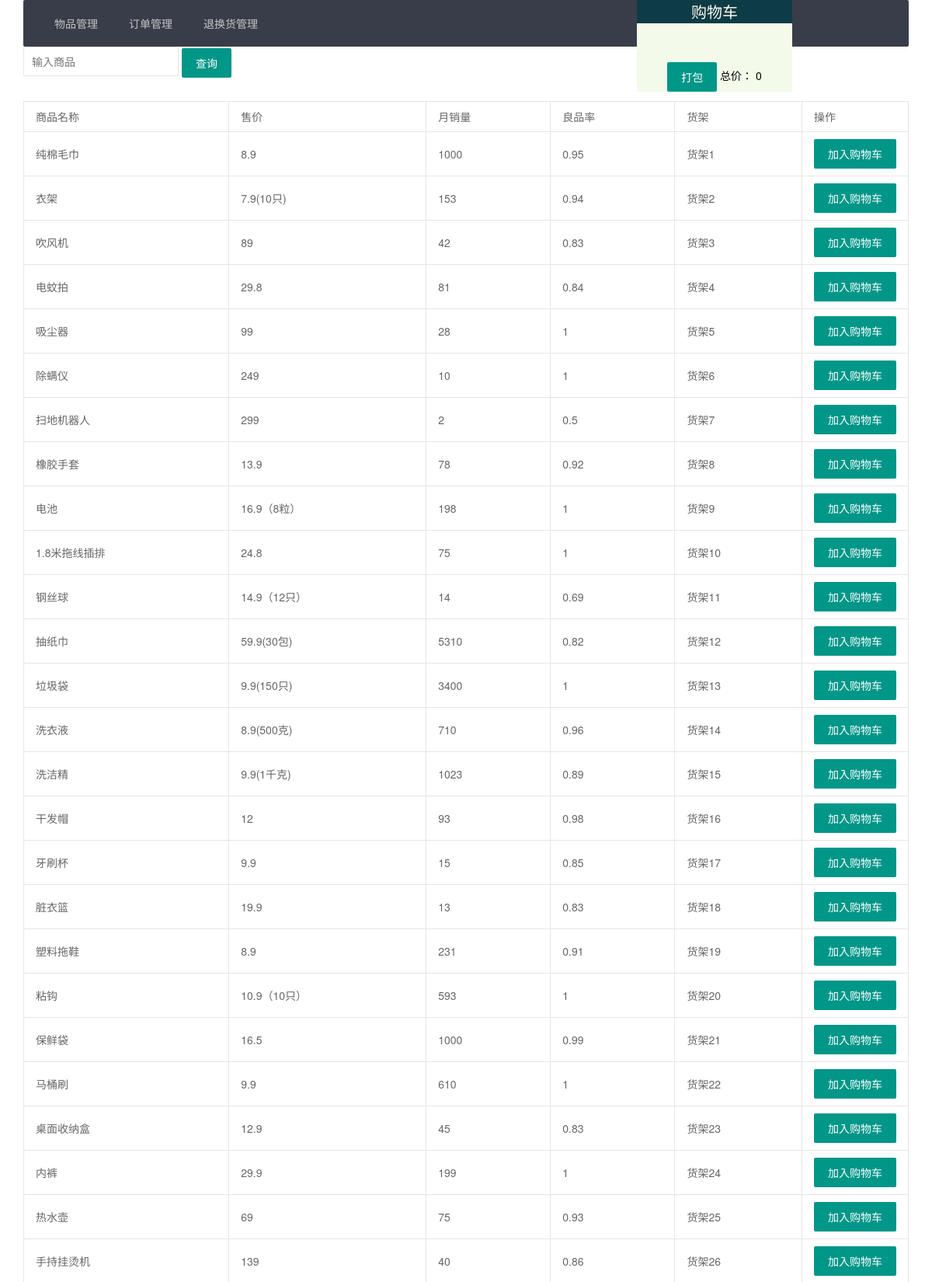
/dingdan/?sc= (upper part), run on the app's committed database.
### tables this page shows
CREATE TABLE "d" (
  "spmc" TEXT(255),
  "sj" TEXT(255),
  "yxs" TEXT(255),
  "lpl" TEXT(255),
  "hj" TEXT
);

### app.py (the view)
@app.route('/dingdan/')
def dingdan():
    sc = request.args.get('sc')
    con = con_db()
    con.row_factory = dict_factory
    cu = con.cursor()
    cu.execute("""select * from d where spmc like '%{}%'""".format(sc))
    return render_template('dingdan.html', **{'data': cu.fetchall()})

### app.py (called while the page is built)
def dict_factory(cursor, row):
    d = {}
    for idx, col in enumerate(cursor.description):
        d[col[0]] = row[idx]
    return d

def con_db():
    return sqlite3.connect(r'data.db', check_same_thread=False)

### templates/dingdan.html (shortened to what this page needs)
<!DOCTYPE html>
<html lang="en">
<head>
    <link rel="stylesheet" href="{{ url_for('static', filename='lib/layui/css/layui.css') }}">
</head>
<body style="position: relative">
<div class="layui-main">
    <ul class="layui-nav" lay-filter="">
        <li class="layui-nav-item"><a href="/index/">物品管理</a></li>
        <li class="layui-nav-item"><a href="/dingdan/">订单管理</a></li>
        <li class="layui-nav-item"><a href="/tuihuan/">退换货管理</a></li>
    </ul>
    <div class="layui-col-md12" style="height: 60px;">
        <input type="text" id="sc" placeholder="输入商品" class="layui-input" style="display: inline-block; width: 200px;">
        <button class="layui-btn" id="scbtn">查询</button>
    </div>
    <div class="layui-col-md12">
        <table class="layui-table">
            <tr>
                <th>商品名称</th>
                <th>售价</th>
                <th>月销量</th>
                <th>良品率</th>
                <th>货架</th>
                <th>操作</th>
            </tr>
            {% for foo in data %}
                <tr>
                    <td>{{ foo.spmc }}</td>
                    <td>{{ foo.sj }}</td>
                    <td>{{ foo.yxs }}</td>
                    <td>{{ foo.lpl }}</td>
                    <td>{{ foo.hj }}</td>
                    <td style="width: 100px;">
                        <button class="layui-btn addbtn" data="{{ foo.spmc }}" pc="{{ foo.sj }}">加入购物车</button>
                    </td>
                </tr>
            {% endfor %}
        </table>
    </div>
</div>
<div class="gwc layui-col-md4" style="width: 200px; background: #f3fae9; top: 0;right: 180px; position: absolute">
    <div class="layui-col-md12"
         style="line-height: 30px;background: #0d3b46; color: #fff9ec;font-size: 20px; text-align: center">购物车
    </div>
    <div class="layui-col-md12" style="text-align: center; margin-top: 50px;">
        <button class="layui-btn db">打包</button>
        <span>总价： <span id="zj">0</span></span>
    </div>
</div>
</body>
</html>

### data on the page
d: spmc "纯棉毛巾", sj "8.9", yxs "1000", lpl "0.95", hj "货架1"
d: spmc "衣架", sj "7.9(10只)", yxs "153", lpl "0.94", hj "货架2"
d: spmc "吹风机", sj "89", yxs "42", lpl "0.83", hj "货架3"
d: spmc "电蚊拍", sj "29.8", yxs "81", lpl "0.84", hj "货架4"
d: spmc "吸尘器", sj "99", yxs "28", lpl "1", hj "货架5"
d: spmc "除螨仪", sj "249", yxs "10", lpl "1", hj "货架6"
d: spmc "扫地机器人", sj "299", yxs "2", lpl "0.5", hj "货架7"
d: spmc "橡胶手套", sj "13.9", yxs "78", lpl "0.92", hj "货架8"
d: spmc "电池", sj "16.9（8粒）", yxs "198", lpl "1", hj "货架9"
d: spmc "1.8米拖线插排", sj "24.8", yxs "75", lpl "1", hj "货架10"
d: spmc "钢丝球", sj "14.9（12只）", yxs "14", lpl "0.69", hj "货架11"
d: spmc "抽纸巾", sj "59.9(30包)", yxs "5310", lpl "0.82", hj "货架12"
d: spmc "垃圾袋", sj "9.9(150只)", yxs "3400", lpl "1", hj "货架13"
d: spmc "洗衣液", sj "8.9(500克)", yxs "710", lpl "0.96", hj "货架14"
d: spmc "洗洁精", sj "9.9(1千克)", yxs "1023", lpl "0.89", hj "货架15"
d: spmc "干发帽", sj "12", yxs "93", lpl "0.98", hj "货架16"
d: spmc "牙刷杯", sj "9.9", yxs "15", lpl "0.85", hj "货架17"
d: spmc "脏衣篮", sj "19.9", yxs "13", lpl "0.83", hj "货架18"
d: spmc "塑料拖鞋", sj "8.9", yxs "231", lpl "0.91", hj "货架19"
d: spmc "粘钩", sj "10.9（10只）", yxs "593", lpl "1", hj "货架20"
d: spmc "保鲜袋", sj "16.5", yxs "1000", lpl "0.99", hj "货架21"
d: spmc "马桶刷", sj "9.9", yxs "610", lpl "1", hj "货架22"
d: spmc "桌面收纳盒", sj "12.9", yxs "45", lpl "0.83", hj "货架23"
d: spmc "内裤", sj "29.9", yxs "199", lpl "1", hj "货架24"
d: spmc "热水壶", sj "69", yxs "75", lpl "0.93", hj "货架25"
d: spmc "手持挂烫机", sj "139", yxs "40", lpl "0.86", hj "货架26"
